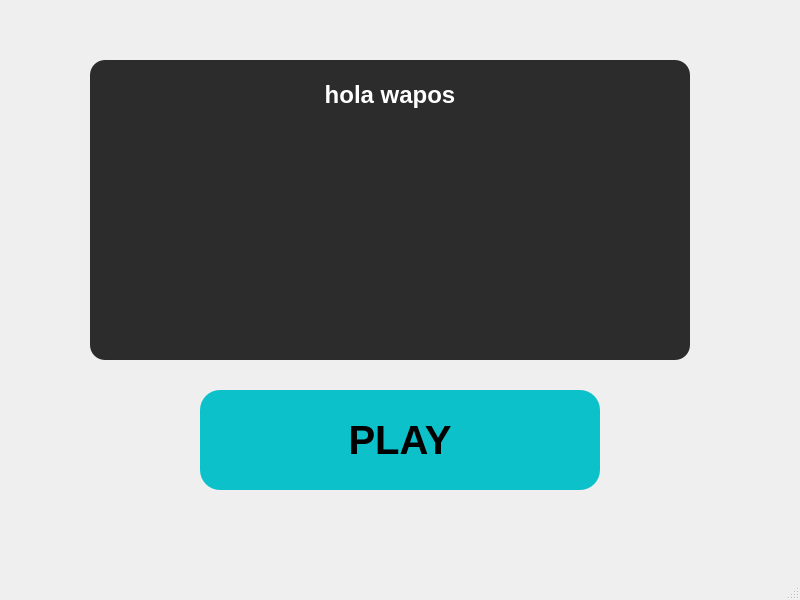
<?xml version="1.0" encoding="UTF-8"?>
<ui version="4.0">
 <class>MainWindow</class>
 <widget class="QMainWindow" name="MainWindow">
  <property name="geometry">
   <rect>
    <x>0</x>
    <y>0</y>
    <width>800</width>
    <height>600</height>
   </rect>
  </property>
  <property name="windowTitle">
   <string>MainWindow</string>
  </property>
  <widget class="QWidget" name="centralwidget">
   <widget class="QStackedWidget" name="stackedWidget">
    <property name="geometry">
     <rect>
      <x>0</x>
      <y>0</y>
      <width>800</width>
      <height>600</height>
     </rect>
    </property>
    <widget class="QWidget" name="page_menu">
     <widget class="QLabel" name="alerta">
      <property name="geometry">
       <rect>
        <x>90</x>
        <y>60</y>
        <width>600</width>
        <height>300</height>
       </rect>
      </property>
      <property name="font">
       <font>
        <family>Segoe UI</family>
        <pointsize>18</pointsize>
        <italic>false</italic>
        <bold>true</bold>
       </font>
      </property>
      <property name="styleSheet">
       <string notr="true">color: rgb(255, 255, 255);
background-color: rgb(44, 44, 44);
padding:15px;
border-radius:15px;
font: 700 18pt &quot;Segoe UI&quot;;</string>
      </property>
      <property name="text">
       <string>hola wapos</string>
      </property>
      <property name="alignment">
       <set>Qt::AlignmentFlag::AlignHCenter|Qt::AlignmentFlag::AlignTop</set>
      </property>
     </widget>
     <widget class="QLabel" name="fondo">
      <property name="geometry">
       <rect>
        <x>0</x>
        <y>0</y>
        <width>800</width>
        <height>600</height>
       </rect>
      </property>
      <property name="styleSheet">
       <string notr="true"/>
      </property>
      <property name="text">
       <string/>
      </property>
      <property name="pixmap">
       <pixmap resource="resources.qrc">:/assets/menu.jpg</pixmap>
      </property>
      <property name="scaledContents">
       <bool>true</bool>
      </property>
     </widget>
     <widget class="QPushButton" name="play">
      <property name="geometry">
       <rect>
        <x>200</x>
        <y>390</y>
        <width>400</width>
        <height>100</height>
       </rect>
      </property>
      <property name="font">
       <font>
        <pointsize>30</pointsize>
        <italic>false</italic>
        <bold>true</bold>
       </font>
      </property>
      <property name="styleSheet">
       <string notr="true">font: bold;
background-color: rgb(13, 193, 202);
color:#000;
border-radius:20px;</string>
      </property>
      <property name="text">
       <string>PLAY</string>
      </property>
     </widget>
     <widget class="QPushButton" name="crearGrafo">
      <property name="geometry">
       <rect>
        <x>90</x>
        <y>260</y>
        <width>600</width>
        <height>100</height>
       </rect>
      </property>
      <property name="font">
       <font>
        <pointsize>30</pointsize>
        <italic>false</italic>
        <bold>true</bold>
       </font>
      </property>
      <property name="styleSheet">
       <string notr="true">font: bold;
background-color: rgb(13, 193, 202);
color:#000;
border-radius:20px;</string>
      </property>
      <property name="text">
       <string>CREAR GRAFO</string>
      </property>
     </widget>
     <zorder>fondo</zorder>
     <zorder>play</zorder>
     <zorder>crearGrafo</zorder>
     <zorder>alerta</zorder>
    </widget>
    <widget class="QWidget" name="page_juego">
     <widget class="QLabel" name="label_2">
      <property name="geometry">
       <rect>
        <x>0</x>
        <y>0</y>
        <width>800</width>
        <height>600</height>
       </rect>
      </property>
      <property name="sizePolicy">
       <sizepolicy hsizetype="Maximum" vsizetype="Maximum">
        <horstretch>0</horstretch>
        <verstretch>0</verstretch>
       </sizepolicy>
      </property>
      <property name="sizeIncrement">
       <size>
        <width>1</width>
        <height>1</height>
       </size>
      </property>
      <property name="styleSheet">
       <string notr="true"/>
      </property>
      <property name="text">
       <string/>
      </property>
      <property name="pixmap">
       <pixmap resource="resources.qrc">:/assets/background.jpg</pixmap>
      </property>
      <property name="scaledContents">
       <bool>true</bool>
      </property>
     </widget>
    </widget>
   </widget>
  </widget>
  <widget class="QStatusBar" name="statusbar"/>
 </widget>
 <resources>
  <include location="resources.qrc"/>
 </resources>
 <connections/>
</ui>
